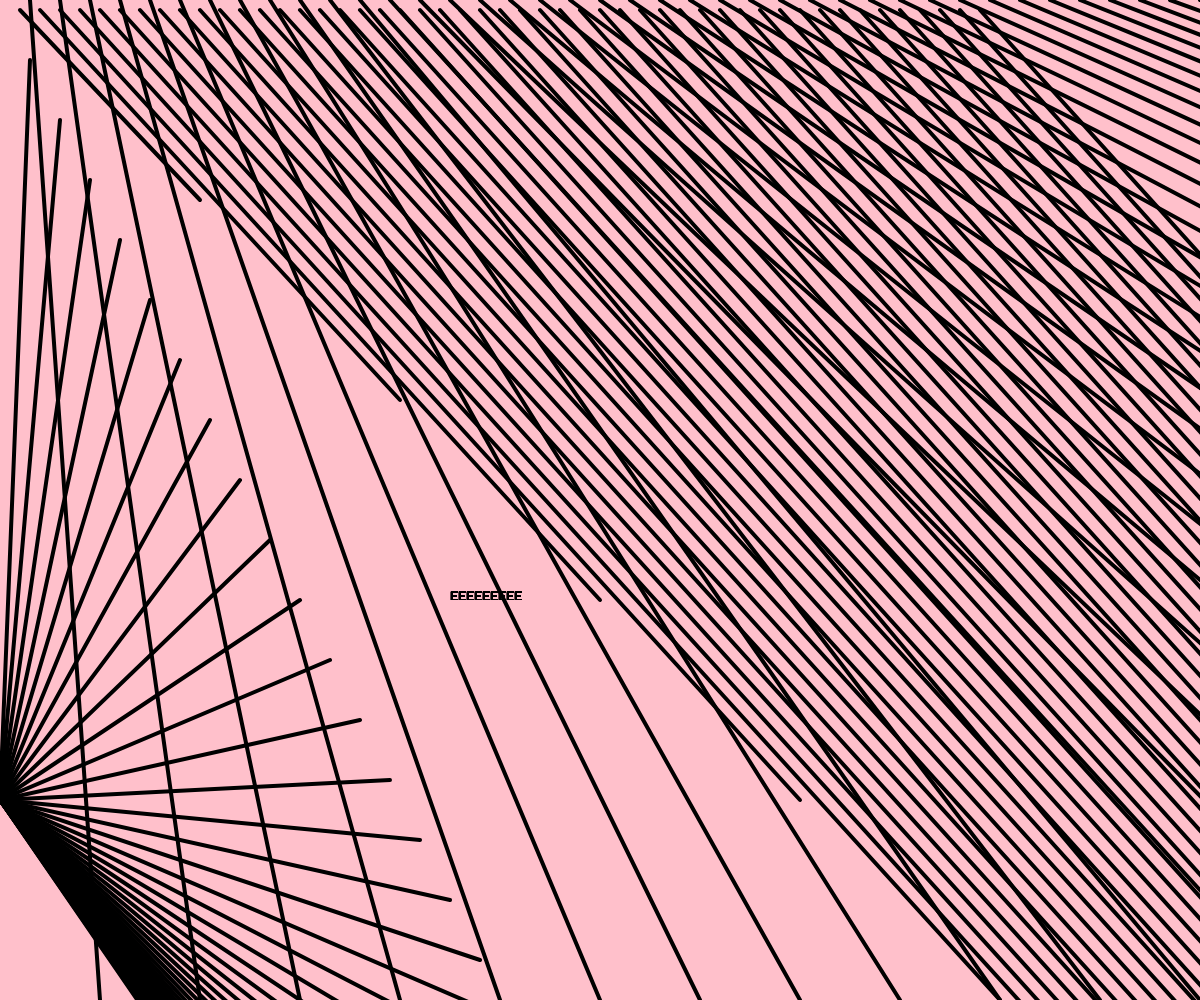
Frame 1 (no input)
Frame 60 (no input): identical to frame 1, image omitted
Frame 120 (the mouse pressed at the canvas centre since frame 60): identical to frame 1, image omitted

The p5.js sketch that drew this single still picture (run headless with seeded random() and noise() and a simulated clock; from frame 60 on, the mouse is pressed at the canvas centre):

// p5.js sketch
// ── sketch.js
function setup() {
	createCanvas(windowWidth, windowHeight);
	strokeWeight(4);
}

function draw() {
	background(`pink`);
	for (let i = 20; i < 1000; i += 20) {
		line(1.5*i, 0, 5*i, 1000);
		// line(5*i, i*10, 1*i, 400);
    line(10*i, i*10, 1*i, 10);

    line(1.5*i, i*3, 1/i, 800);
    // line(3*i, 1.5*i, i, 50);

    text("EEEEEEEEE", 450, 600);
    text("EEEEEEEEE", 1300, 100);





	}
}
